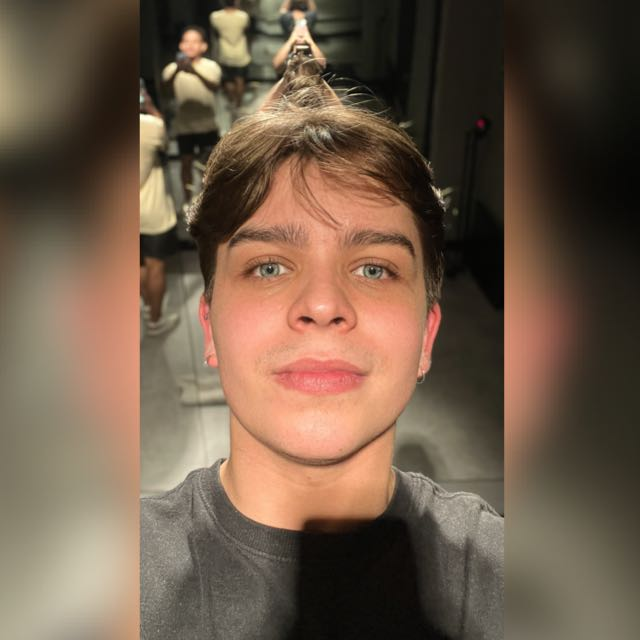
#> input picture images/foto.jpg, 640 x 640 px
$ python algorithms.py ../images/foto.jpg
#> lines starting #> are read from the running program, lines starting #| are printed output that depends on the picture; after the words box and inside, x2 and y2 are one past the last pixel; in counts of white or black regions, pixels touching at a corner belong together
import argparse
import numpy as np
from PIL import Image
import matplotlib.pyplot as plt
from collections import deque
import sys

# --- Funções Compartilhadas ---
def load_image(image_path):
    """Carrega uma imagem em escala de cinza e a converte para um array NumPy."""
    img = Image.open(image_path).convert("L")
    return np.array(img, dtype=np.float32)

def gaussian_kernel(size, sigma):
    """Gera um kernel Gaussiano n x n."""
    ax = np.linspace(-(size // 2), size // 2, size)
    xx, yy = np.meshgrid(ax, ax)
    kernel = np.exp(-(xx**2 + yy**2) / (2. * sigma**2))
    return kernel / np.sum(kernel)

def convolve(image, kernel):
    """Convolui manualmente a imagem com o kernel fornecido usando NumPy."""
    kernel = np.array(kernel)
    pad_h, pad_w = kernel.shape[0] // 2, kernel.shape[1] // 2
    padded = np.pad(image, ((pad_h, pad_h), (pad_w, pad_w)), mode='constant', constant_values=0)
    output = np.zeros_like(image)

    for i in range(image.shape[0]):
        for j in range(image.shape[1]):
            output[i, j] = np.sum(padded[i:i+kernel.shape[0], j:j+kernel.shape[1]] * kernel)

    return output

# --- Algoritmo Marr-Hildreth ---
def laplacian_filter(image):
    """Aplica a máscara Laplaciana."""
    laplacian_mask = np.array([[0, 1, 0], [1, -4, 1], [0, 1, 0]], dtype=np.float32)
    return convolve(image, laplacian_mask)

def zero_crossing(image, threshold=0.0):
    """Detecta zero-crossings na imagem do LoG."""
    rows, cols = image.shape
    zc = np.zeros_like(image, dtype=np.uint8)

    for i in range(1, rows - 1):
        for j in range(1, cols - 1):
            patch = image[i-1:i+2, j-1:j+2]
            min_val, max_val = patch.min(), patch.max()
            if min_val < -threshold and max_val > threshold:
                zc[i, j] = 255
    return zc

def marr_hildreth(image, gauss_size=9, sigma=1.4, threshold=0.04):
    """Implementa o algoritmo Marr-Hildreth (LoG)."""
    g_kernel = gaussian_kernel(gauss_size, sigma)
    smoothed = convolve(image, g_kernel)
    log_image = laplacian_filter(smoothed)
    edges = zero_crossing(log_image, threshold)
    return edges

# --- Algoritmo Canny ---
def sobel_filters():
    """Retorna os kernels de Sobel para gradiente em x e y."""
    sobel_x = np.array([[-1, 0, 1], [-2, 0, 2], [-1, 0, 1]])
    sobel_y = np.array([[1, 2, 1], [0, 0, 0], [-1, -2, -1]])
    return sobel_x, sobel_y

def compute_gradient(image):
    """Calcula os gradientes (magnitude e ângulo) usando operadores Sobel."""
    sobel_x, sobel_y = sobel_filters()
    Gx = convolve(image, sobel_x)
    Gy = convolve(image, sobel_y)
    magnitude = np.hypot(Gx, Gy)
    angle = np.arctan2(Gy, Gx) * (180 / np.pi) % 180
    return magnitude, angle

def non_maximum_suppression(gradient, angle):
    """Afina as bordas por supressão de não-máximos."""
    height, width = gradient.shape
    result = np.zeros_like(gradient)

    angle = (angle / 45).astype(int) % 4
    for i in range(1, height-1):
        for j in range(1, width-1):
            q, r = 255, 255
            if angle[i, j] == 0:
                q, r = gradient[i, j-1], gradient[i, j+1]
            elif angle[i, j] == 1:
                q, r = gradient[i-1, j+1], gradient[i+1, j-1]
            elif angle[i, j] == 2:
                q, r = gradient[i-1, j], gradient[i+1, j]
            elif angle[i, j] == 3:
                q, r = gradient[i-1, j-1], gradient[i+1, j+1]

            if gradient[i, j] >= q and gradient[i, j] >= r:
                result[i, j] = gradient[i, j]

    return result

def double_threshold(image, low, high):
    """Aplica limiar duplo para separar bordas fortes e fracas."""
    strong, weak = 255, 75
    result = np.zeros_like(image)
    result[image >= high] = strong
    result[(image >= low) & (image < high)] = weak
    return result, strong, weak

def hysteresis(image, strong, weak):
    """Conecta bordas fracas a fortes usando histerese."""
    height, width = image.shape
    for i in range(1, height-1):
        for j in range(1, width-1):
            if image[i, j] == weak:
                if np.any(image[i-1:i+2, j-1:j+2] == strong):
                    image[i, j] = strong
                else:
                    image[i, j] = 0
    return image

def canny_edge_detection(image, sigma=1.0, kernel_size=5, low_thresh=20, high_thresh=40):
    """Implementa a detecção de bordas de Canny."""
    smoothed = convolve(image, gaussian_kernel(kernel_size, sigma))
    gradient, angle = compute_gradient(smoothed)
    nms = non_maximum_suppression(gradient, angle)
    dt, strong, weak = double_threshold(nms, low_thresh, high_thresh)
    final_edges = hysteresis(dt, strong, weak)
    return final_edges

# --- Algoritmo Otsu ---
def compute_histogram(image):
    """Calcula o histograma da imagem (valores de 0 a 255)."""
    return np.histogram(image, bins=np.arange(257))[0]

def otsu_threshold(image):
    """Calcula o melhor limiar para a imagem utilizando o método de Otsu."""
    histogram = compute_histogram(image)
    total = image.size
    sum_total = np.sum(np.arange(256) * histogram)

    sum_b = 0
    weight_b = 0
    var_max = 0
    threshold = 0

    for t in range(256):
        weight_b += histogram[t]
        if weight_b == 0:
            continue
        weight_f = total - weight_b
        if weight_f == 0:
            break
        sum_b += t * histogram[t]
        mean_b = sum_b / weight_b
        mean_f = (sum_total - sum_b) / weight_f
        var_between = weight_b * weight_f * (mean_b - mean_f) ** 2
        if var_between > var_max:
            var_max = var_between
            threshold = t

    return threshold

def apply_threshold(image, threshold):
    """Aplica a binarização na imagem utilizando o limiar calculado."""
    return np.where(image > threshold, 255, 0)

# --- Algoritmo Watershed ---
def watershed_segmentation(image, background_percentage=0.05, foreground_threshold=0.3, sigma=2, kernel_size=5):
    """Segmenta uma imagem em escala de cinza usando o algoritmo Watershed."""
    # 1. Pré-processamento
    gaussian = gaussian_kernel(kernel_size, sigma)
    smoothed = convolve(image, gaussian)

    # 2. Calcular o gradiente usando Sobel
    sobel_x, sobel_y = sobel_filters()
    grad_x = convolve(smoothed, sobel_x)
    grad_y = convolve(smoothed, sobel_y)
    gradient = np.hypot(grad_x, grad_y)

    # 3. Definir marcadores
    foreground_markers = np.zeros_like(image, dtype=int)
    foreground_markers[image > foreground_threshold * image.max()] = 2

    height, width = image.shape
    border_size = int(min(height, width) * background_percentage)
    background_markers = np.zeros_like(image, dtype=int)
    background_markers[:border_size, :] = 1  # Topo
    background_markers[-border_size:, :] = 1  # Fundo
    background_markers[:, :border_size] = 1  # Esquerda
    background_markers[:, -border_size:] = 1  # Direita

    markers = np.zeros_like(image, dtype=int)
    markers[background_markers == 1] = 1
    markers[foreground_markers == 2] = 2

    # 4. Implementar o Watershed com flood fill
    labels = markers.copy()
    queue = deque()

    for i in range(height):
        for j in range(width):
            if labels[i, j] == 1:
                queue.append((i, j))

    directions = [(-1, 0), (1, 0), (0, -1), (0, 1)]

    while queue:
        x, y = queue.popleft()
        for dx, dy in directions:
            nx, ny = x + dx, y + dy
            if 0 <= nx < height and 0 <= ny < width:
                if labels[nx, ny] == 0:
                    labels[nx, ny] = labels[x, y]
                    queue.append((nx, ny))

    labels[labels == 0] = 1
    return labels

# --- Função Principal para Plotagem ---
def main():
    parser = argparse.ArgumentParser(description="Detecção de bordas e segmentação com múltiplos algoritmos.")
    parser.add_argument("imagem", help="Caminho para a imagem em escala de cinza.")
    args = parser.parse_args()

    original = load_image(args.imagem)

    marr_hildreth_edges = marr_hildreth(original, gauss_size=9, sigma=1.4, threshold=0.01)
#> after the loop in zero_crossing, `for i in range(1, rows - 1):`:
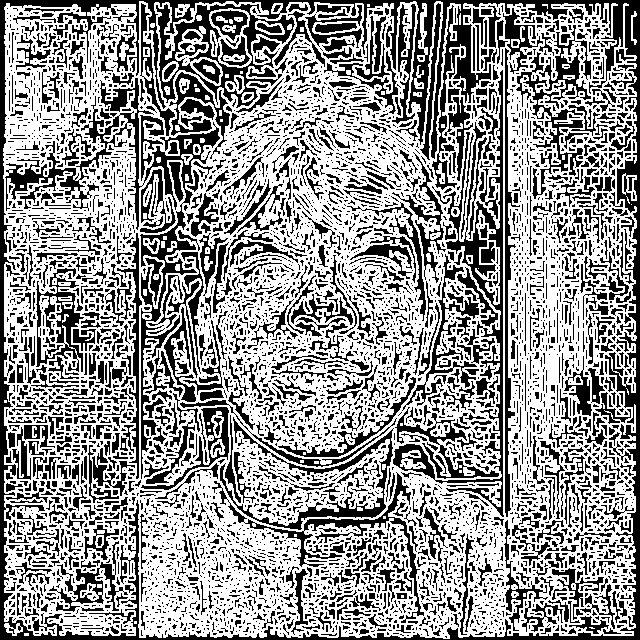
#> zc: shape (640, 640); 58.7% white; 5609 black regions (4415 under 20 px), largest, box (x1, y1, x2, y2) and area: (0, 0, 640, 640) 22542, (5, 78, 220, 479) 7288, (393, 70, 504, 517) 5004
    canny_edges = canny_edge_detection(original, sigma=1.0, kernel_size=5, low_thresh=20, high_thresh=40)
#> after the loop in convolve (call 4), `for i in range(image.shape[0]):`:
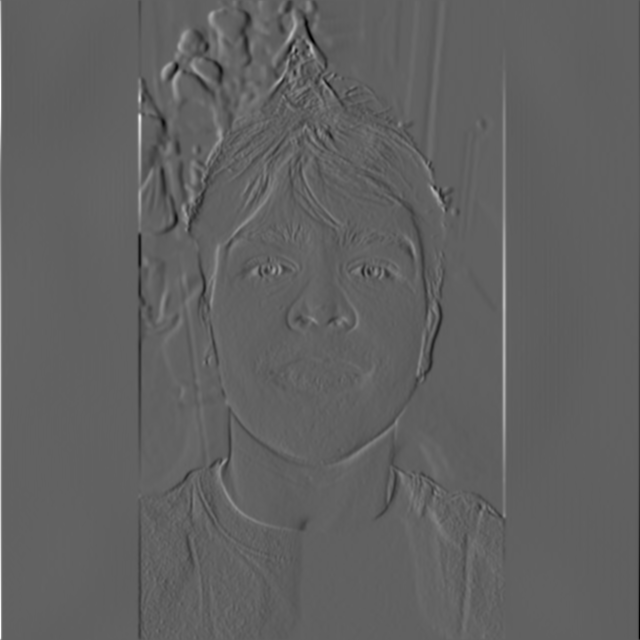
#> output: shape (640, 640) float32; min -396.9, max 643.2, mean -0.3; drawn with min black and max white
#> after the loop in convolve (call 5), `for i in range(image.shape[0]):`:
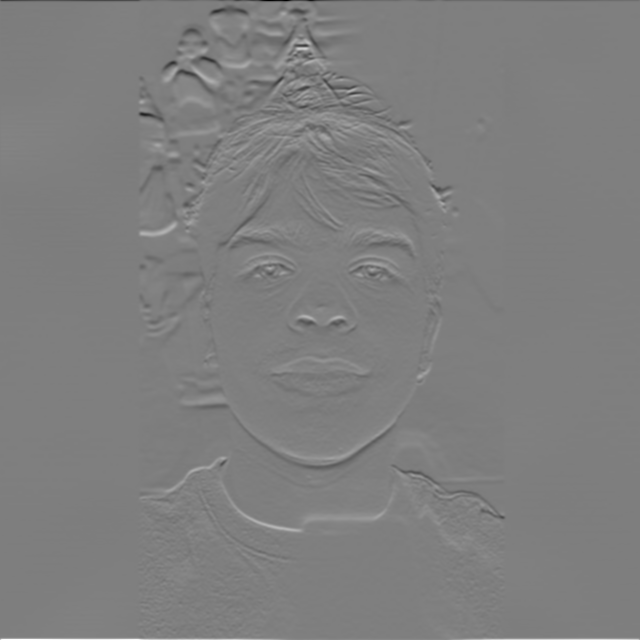
#> output: shape (640, 640) float32; min -652.1, max 656.8, mean -0.2; drawn with min black and max white
#> in non_maximum_suppression, `angle = (angle / 45).astype(int) % 4`:
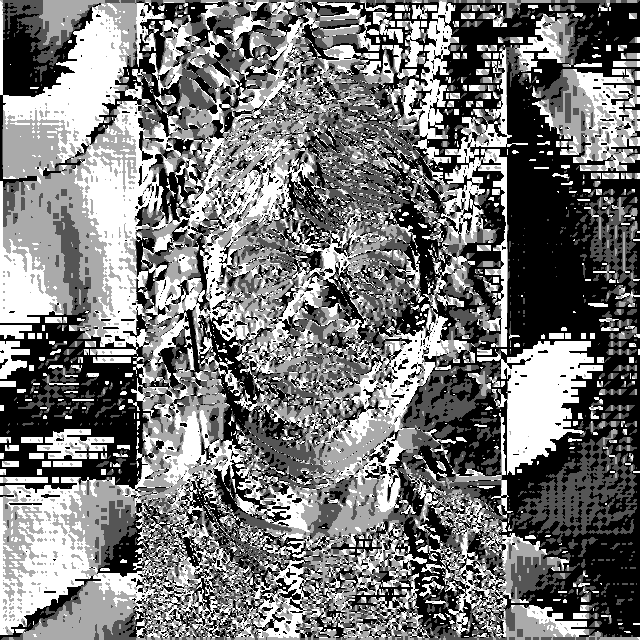
#> angle: shape (640, 640) int64; min 0, max 3, mean 1.41; drawn with min black and max white
#> in canny_edge_detection, `dt, strong, weak = double_threshold(nms, low_thresh, high_thresh)`: strong = 255; weak = 75
#> after the loop in hysteresis, `for i in range(1, height-1):`:
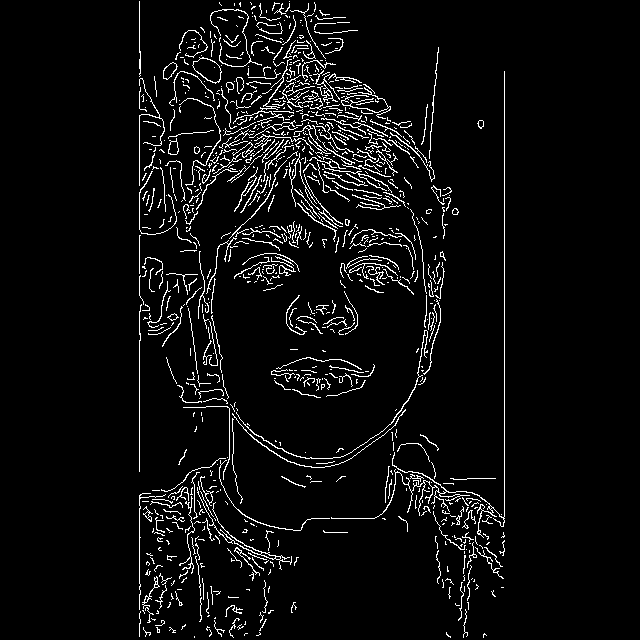
#> image: shape (640, 640) float32; 5% white in thin lines or dots, all inside (x1, y1, x2, y2) = (139, 1, 505, 638)
    threshold = otsu_threshold(original)
#> in otsu_threshold, `histogram = compute_histogram(image)`: histogram = 256 values, max 5462 at index 12, min 0 at index 254, mean 1600
#> in otsu_threshold, `sum_total = np.sum(np.arange(256) * histogram)`: sum_total = 39008612
#> the loop in otsu_threshold, `for t in range(256):` made 254 passes
#> (weight_b, weight_f, sum_b, mean_b, mean_f, var_max) on passes 1 to 8: (1, 409599, 0, 0, 95.24, 3.72e+09), (3, 409597, 2, 0.667, 95.24, 1.1e+10), (6, 409594, 8, 1.33, 95.24, 2.17e+10), (8, 409592, 14, 1.75, 95.24, 2.86e+10), (57, 409543, 210, 3.68, 95.25, 1.96e+11), (882, 408718, 4335, 4.91, 95.43, 2.95e+12), (1891, 407709, 10389, 5.49, 95.65, 6.27e+12), (3371, 406229, 20749, 6.16, 95.98, 1.1e+13)
#> after the loop in otsu_threshold, `for t in range(256):`: sum_b = 39007600; threshold = 94; var_max = 4.28e+14; weight_b = 409600
#> threshold = 94
    otsu_binarized = apply_threshold(original, threshold)
    watershed_labels = watershed_segmentation(original, background_percentage=0.05, foreground_threshold=0.3, sigma=2, kernel_size=5)
#> after the loop in watershed_segmentation, `while queue:`:
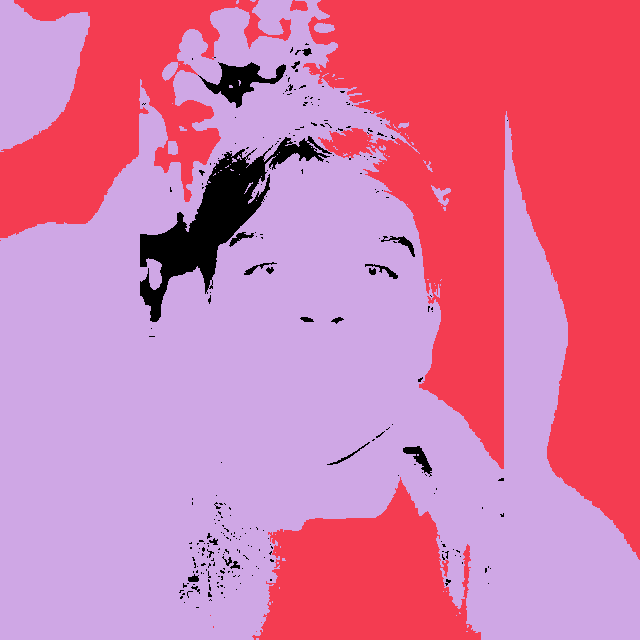
#> labels: shape (640, 640) int64; 3 distinct labels, from 0 to 2; one colour per label, 0 black
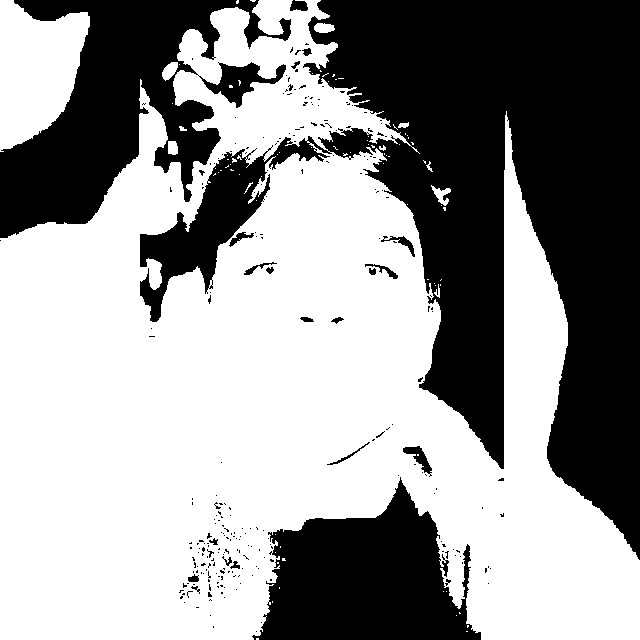
#> watershed_labels: shape (640, 640) int64; values 1 (black) and 2 (white), 59.3% white; 256 black regions (233 under 20 px), largest, box (x1, y1, x2, y2) and area: (140, 0, 640, 560) 110656, (0, 0, 291, 238) 31043, (252, 477, 481, 640) 22641

    plt.figure(figsize=(12, 12))

    plt.subplot(3, 2, (1, 2))
    plt.title("Imagem Original")
    plt.imshow(original, cmap='gray')
    plt.axis('off')

    plt.subplot(3, 2, 3)
    plt.title("Marr-Hildreth")
    plt.imshow(marr_hildreth_edges, cmap='gray')
    plt.axis('off')

    plt.subplot(3, 2, 4)
    plt.title("Canny")
    plt.imshow(canny_edges, cmap='gray')
    plt.axis('off')

    plt.subplot(3, 2, 5)
    plt.title(f"Otsu (T = {threshold})")
    plt.imshow(otsu_binarized, cmap='gray')
    plt.axis('off')

    plt.subplot(3, 2, 6)
    plt.title("Watershed")
    plt.imshow(watershed_labels, cmap='jet')
    plt.axis('off')

    plt.tight_layout()
    plt.show()

if __name__ == '__main__':
    main()

#O Marr-Hildreth utiliza a derivada de Laplace para realçar regiões de transição de intensidade,
# identificando bordas através da detecção de zero-crossings, o que pode resultar em contornos mais espessos
#  e sensíveis a ruídos. Em contrapartida, o Canny emprega os filtros de Sobel para calcular os gradientes
# e suas magnitudes, seguido de uma supressão de não-máximos para afinar os contornos, e aplica um duplo limiar
# (histerese) para classificar as bordas em fortes e fracas, produzindo resultados com bordas mais precisas e bem definidas.
#  Apesar de sua implementação ser mais complexa, o Canny tende a oferecer melhor performance em termos de delimitação dos contornos
#  quando comparado ao Marr-Hildreth, que possui uma abordagem mais simples, porém menos robusta frente a variações e ruídos na imagem.

$ run again, on images/imagem.png
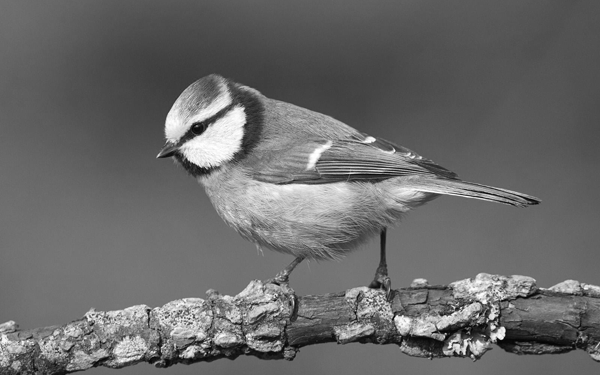
#> input picture images/imagem.png, 600 x 375 px
#> padded: shape (377, 602) float32
#> after the loop in zero_crossing, `for i in range(1, rows - 1):`:
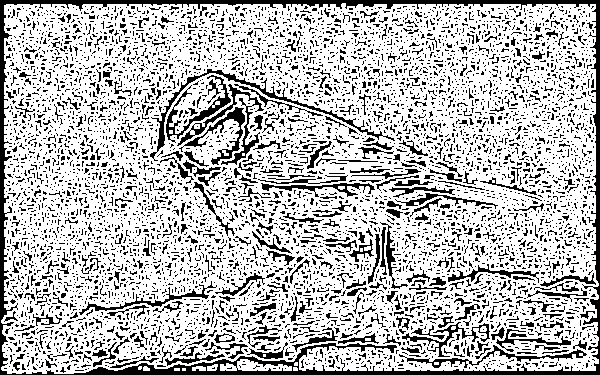
#> zc: shape (375, 600); 73.3% white; 6040 black regions (5625 under 20 px), largest, box (x1, y1, x2, y2) and area: (0, 0, 600, 375) 9705, (150, 69, 395, 161) 1124, (177, 84, 264, 165) 848
#> padded: shape (379, 604) float32
#> padded: shape (377, 602) float32
#> strong = 255; weak = 75
#> histogram = 256 values, max 5819 at index 115, min 0 at index 0, mean 878.9
#> sum_total = 23692859
#> the loop in otsu_threshold, `for t in range(256):` made 256 passes
#> (weight_b, weight_f, sum_b, mean_b, mean_f, var_max) on passes 3 to 10: (1, 224999, 2, 2, 105.3, 2.4e+09), (3, 224997, 8, 2.67, 105.3, 7.11e+09), (14, 224986, 52, 3.71, 105.3, 3.25e+10), (31, 224969, 137, 4.42, 105.3, 7.1e+10), (56, 224944, 287, 5.12, 105.3, 1.26e+11), (106, 224894, 637, 6.01, 105.3, 2.35e+11), (165, 224835, 1109, 6.72, 105.4, 3.61e+11), (230, 224770, 1694, 7.37, 105.4, 4.97e+11)
#> in main, `watershed_labels = watershed_segmentation(original, background_percent..`:
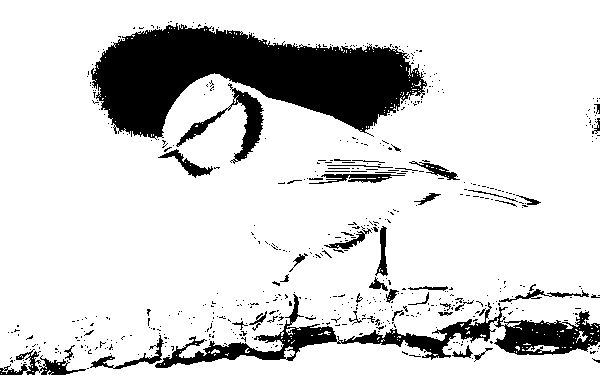
#> watershed_labels: shape (375, 600) int64; values 1 (black) and 2 (white), 83.7% white; 579 black regions (532 under 20 px), largest, box (x1, y1, x2, y2) and area: (91, 23, 427, 140) 21268, (155, 294, 600, 368) 7294, (176, 83, 264, 164) 1488
